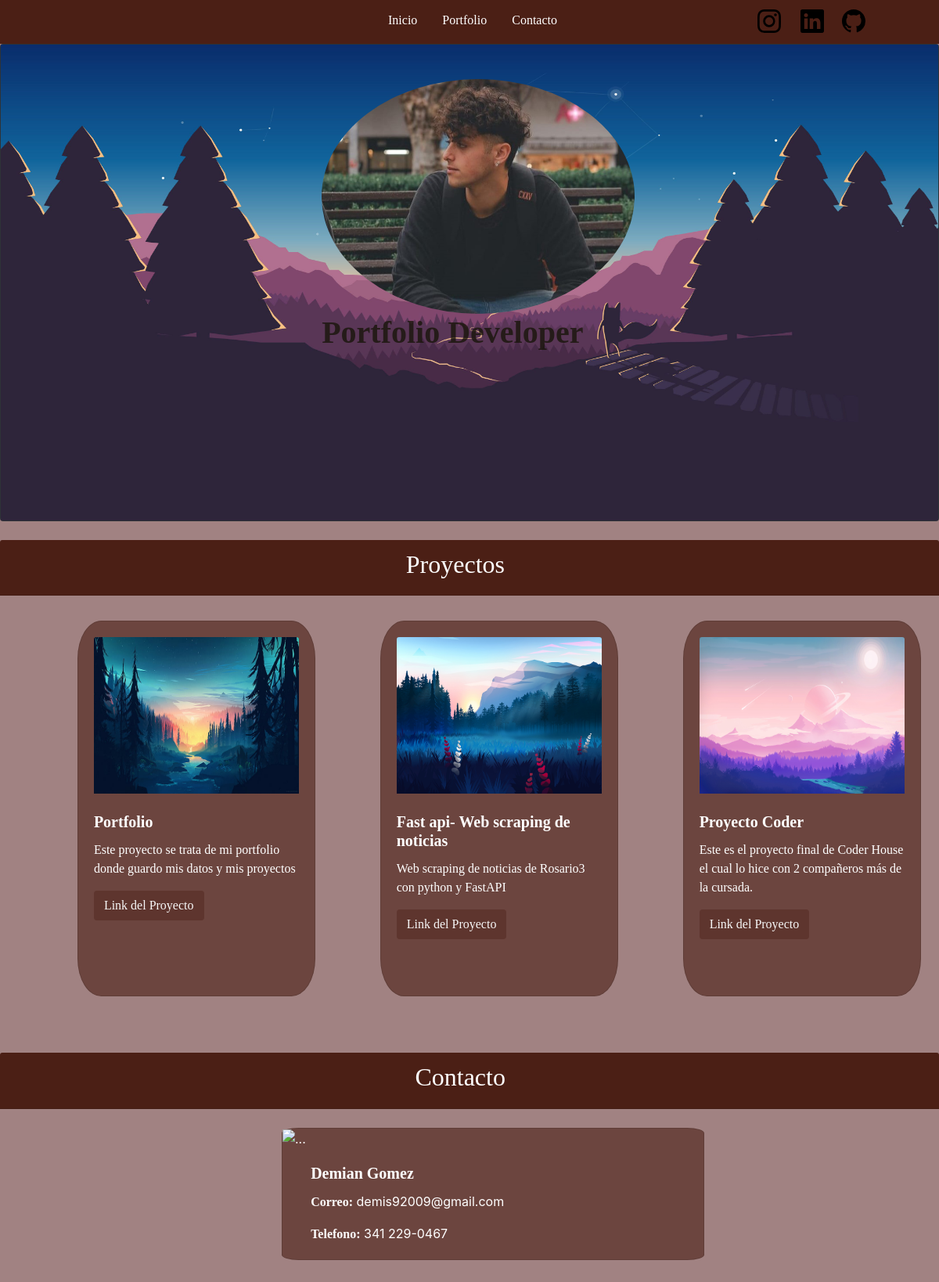
The app's page /, older data.
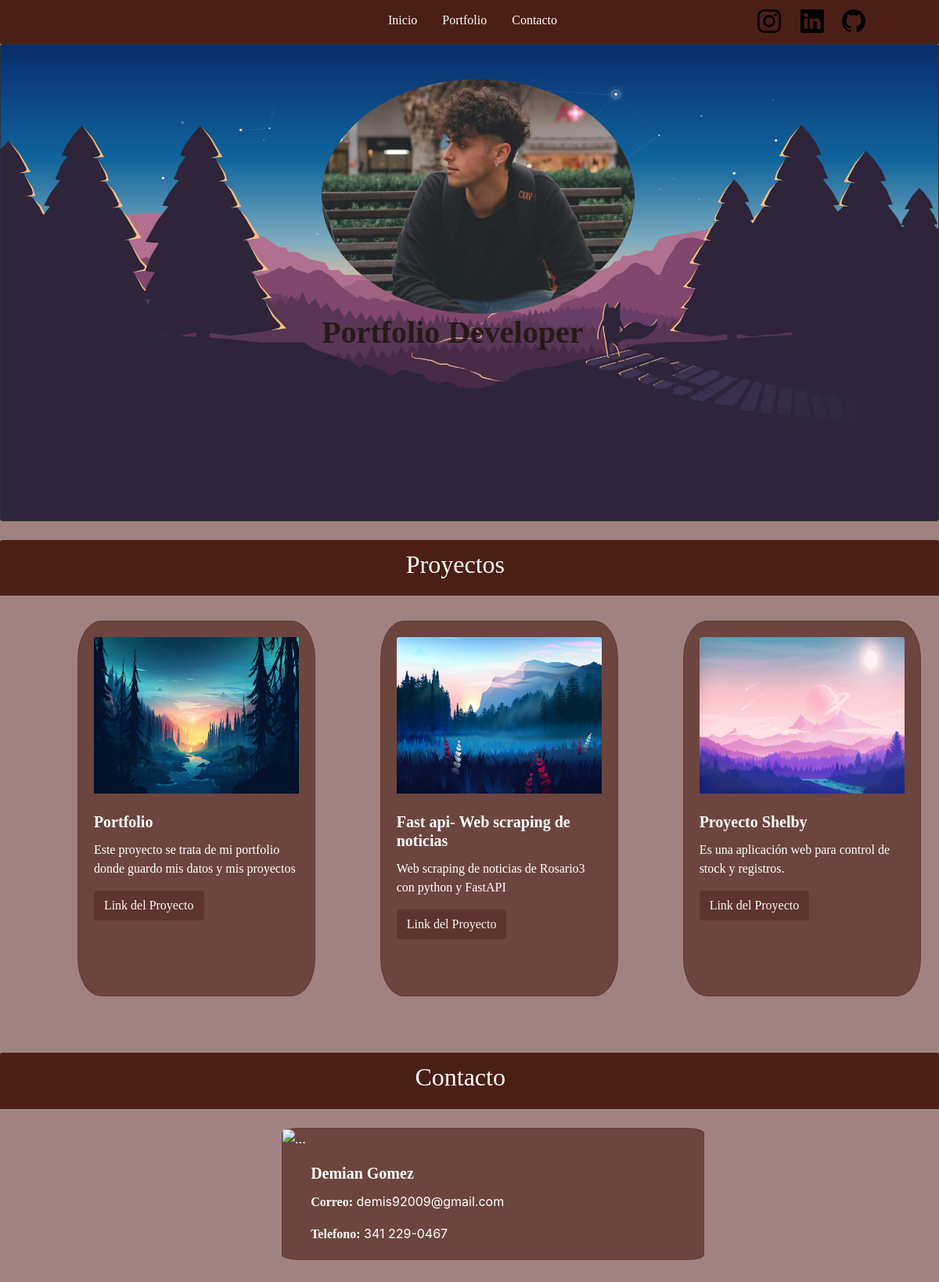
The same page, newer data.
### portfolioapp/models.py (models this page shows, shortened)
class Project(models.Model):
    title = models.CharField(max_length=100)
    description = models.CharField(max_length=250)
    image = models.ImageField(upload_to = 'images_portfolio/', blank=True, null=True)
    url =models.URLField(blank=True)
    class Meta:
        verbose_name = 'Project'
        verbose_name_plural = 'Projects'

### portfolio/views.py (the view)
# urls.py: path('', index, name = 'index'),
def index(request):
    project = Project.objects.all()
    context = {'project':project}
    return render(request, 'index.html', context=context)

### templates/index.html (shortened to what this page needs)
{% extends 'base.html' %}
{% block contenido %}
<body>
  <section >
    <div class="card bg-dark text-white">
      <div class="card-img-overlay" style="margin-left: 1%;margin-top:2%; ">
        <h1 class="card-title" style="color: rgba(19, 18, 4, 0.738);font-family:Georgia, 'Times New Roman', Times, serif;">
        <img src="\media\imagenes_inicio\yo.jpg" width="400px" height="300px" style="border-radius:50%;margin-left: 33%;border-style: 1px solid black;" alt="">
        <br>
           <b style="margin-left:33% ;">Portfolio Developer</b>
      </div>
    </div>
  </section>
  <br>
  <section id="1">
    <div class="card-header" style="background-color: rgba(66, 21, 10, 0.897) ;">
      <h2 style="margin-left: 43% ;color: white;font-family:Georgia, 'Times New Roman', Times, serif;" >Proyectos</h2>
  </div>
  <div class="d-flex " style=" margin-left: 1rem; ">
      {% for project  in  project %}
      <div class="card " style="width: 19rem;margin-left: 7%;height: 30rem;margin-top: 2rem;background-color: rgba(66, 21, 10, 0.553) ; color: white;border-radius: 10%;font-family:Georgia, 'Times New Roman'">
          <div class="card-body">
              {% if project.image %}
              <img src="{{project.image.url}}"  width="200px" height="200px" class="card-img-top" >
              {% endif %}
          <br>
          <br>
              <h5 class="card-title"><b>{{project.title}}</b></h5>
              <p class="card-text">{{project.description}}</p>
              <p class="btn btn-white" style="background-color: rgba(66, 21, 10, 0.327)  ; ;"> <a href="{{project.url}}" style="color: rgb(247, 247, 247); text-decoration: none;">Link del Proyecto</a> </p>
          </div>
      </div>
      {% endfor %}
  </div>
  </section>
<br>
<br>
<br>
<section id="2">
  <div class="card-header" style="background-color: rgba(66, 21, 10, 0.897)  ;">
    <h2 style="margin-left: 44% ;color: white;font-family:Georgia, 'Times New Roman', Times, serif;" >Contacto</h2>
  </div>
  <div class="card mb-3" style="max-width: 540px;margin-left: 30%;margin-top: 2%;background-color: rgba(66, 21, 10, 0.553) ;color: white;border-radius: 4%;">
    <div class="row no-gutters">
      <div class="col-md-4">
        <img src="\media\imagenes_inicio\contacto.jpg" width="538px" height="300px" style="border-radius: 4%;" alt="...">
      </div>
      <div class="col-md-8" style="margin-left: 3%;">
        <div class="card-body">
          <h5 class="card-title" style="font-family:Georgia, 'Times New Roman'"><b>Demian Gomez</b></h5>
          <p class="card-text"><b style="font-family:Georgia, 'Times New Roman'">Correo:</b> demis92009@gmail.com</p>
          <p class="card-text"><b style="font-family:Georgia, 'Times New Roman'">Telefono:</b> 341 229-0467 </p>
        </div>
      </div>
    </div>
  </div>
</section>
<br>
<br>
<br>
</body>
{% endblock %}

### templates/base.html (shortened to what this page needs)
<!DOCTYPE html>
<html lang="en">
<head>
    {% load static %}
    <link rel="stylesheet" href="https://cdn.jsdelivr.net/npm/bootstrap@4.6.2/dist/css/bootstrap.min.css">
    <link rel="stylesheet"  href="{% static 'portfolio/styles.css' %}" type="text/css">
</head>
<header>
    <nav class="nav" style="background-color: rgba(66, 21, 10, 0.897) ; height: 3.5rem;">
        <a class="nav-link  dark" style="margin-left: 40%;color: white;margin-top: 0.5%;font-family:Georgia, 'Times New Roman'" href="{% url 'index' %}">Inicio</a>
        <a class="nav-link  dark" style="color: white;margin-top: 0.5%;font-family:Georgia, 'Times New Roman'" href="#1">Portfolio</a>
        <a class="nav-link  dark" style="color: white;margin-top: 0.5%;font-family:Georgia, 'Times New Roman'" href="#2">Contacto</a>
        <a href="https://www.instagram.com/bluev_dg/" style="margin-top: 1%;margin-left:20%;"  >
        </a>
        <a href="https://www.linkedin.com/in/demian-gomez-062097239/" style="margin-top: 1%;margin-left:2%;" >
        </a>
        <a href="https://github.com/DemianPython" style="margin-top: 1%;margin-left:2%;">
        </a>
    </nav>
</header>
<body style="background-color: #541d1d8c ;">
</body>
{% block contenido %}
{% endblock %}
</html>

### static/portfolio/styles.css (style rules this page uses)
html { scroll-behavior: smooth; }

Row changes from the older to the newer data that the page shows:
changed Project: title "Proyecto Coder" → "Proyecto Shelby"; description "Este es el proyecto final de Coder House el cual lo hice con 2 compañeros más de la cursada." → "Es una aplicación web para control de stock y registros."
